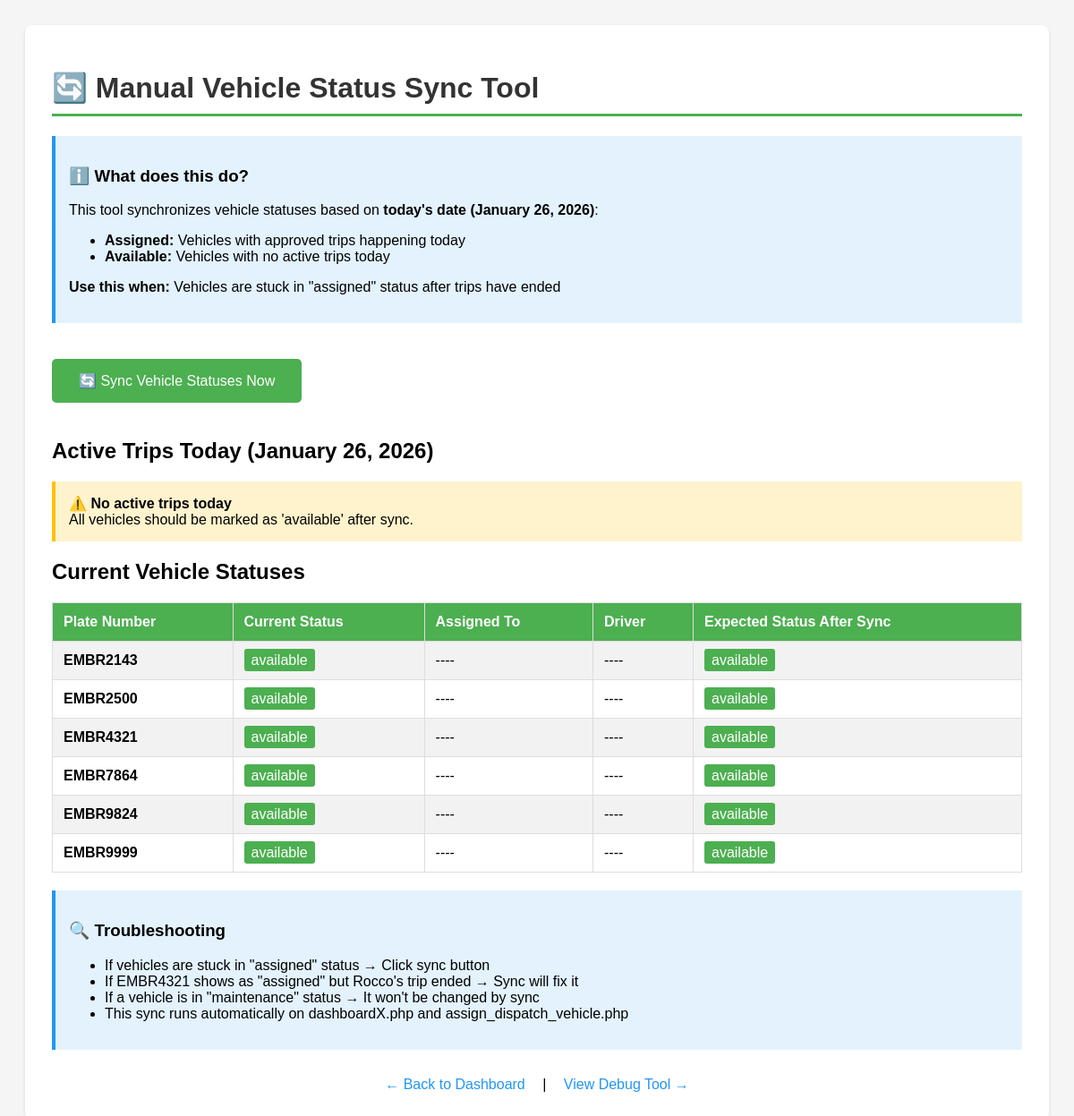
The page /sync_vehicles.php (signed in) on the database its author committed.
### tables this page shows
CREATE TABLE `vehicles` (
  `id` int(11) NOT NULL,
  `plate_number` varchar(20) NOT NULL,
  `driver_id` int(11) DEFAULT NULL,
  `make` varchar(100) DEFAULT NULL,
  `model` varchar(100) DEFAULT NULL,
  `type` varchar(100) DEFAULT NULL,
  `assigned_to` varchar(100) DEFAULT NULL,
  `status` enum('available','assigned','returning','maintenance','unavailable') DEFAULT 'available',
  `created_at` timestamp NOT NULL DEFAULT current_timestamp(),
  `return_date` datetime DEFAULT NULL,
  `returned_by` varchar(255) DEFAULT NULL
);

### sync_vehicles.php (the view, shortened to what this page needs)
<?php
require 'db.php';
$stmt = $pdo->query("SELECT * FROM vehicles ORDER BY plate_number ASC");
$vehicles = $stmt->fetchAll(PDO::FETCH_ASSOC);
$today = date('Y-m-d');
$stmt = $pdo->prepare("
    SELECT r.*, v.plate_number, u.name as requestor_name
    FROM requests r
    LEFT JOIN vehicles v ON v.id = r.assigned_vehicle_id
    LEFT JOIN users u ON u.id = r.user_id
    WHERE r.status = 'approved'
      AND r.assigned_vehicle_id IS NOT NULL
      AND COALESCE(r.departure_date, DATE(r.request_date)) <= :today
      AND COALESCE(r.return_date, r.departure_date, DATE(r.request_date)) >= :today
");
$stmt->execute([':today' => $today]);
$activeTrips = $stmt->fetchAll(PDO::FETCH_ASSOC);
?>
<!DOCTYPE html>
<html lang="en">
<head>
</head>
<body>
    <div class="container">
        <h1>🔄 Manual Vehicle Status Sync Tool</h1>
        <div class="info-box">
            <h3>ℹ️ What does this do?</h3>
            <p>This tool synchronizes vehicle statuses based on <strong>today's date (<?= date('F j, Y') ?>)</strong>:</p>
            <ul>
                <li><strong>Assigned:</strong> Vehicles with approved trips happening today</li>
                <li><strong>Available:</strong> Vehicles with no active trips today</li>
            </ul>
            <p><strong>Use this when:</strong> Vehicles are stuck in "assigned" status after trips have ended</p>
        </div>
        <form method="POST">
            <button type="submit" name="sync_now" class="sync-button">
                🔄 Sync Vehicle Statuses Now
            </button>
        </form>
        <h2>Active Trips Today (<?= date('F j, Y') ?>)</h2>
        <?php if (empty($activeTrips)): ?>
            <div class="warning-box">
                <strong>⚠️ No active trips today</strong><br>
                All vehicles should be marked as 'available' after sync.
            </div>
        <?php endif; ?>
        <h2>Current Vehicle Statuses</h2>
        <table>
            <tr>
                <th>Plate Number</th>
                <th>Current Status</th>
                <th>Assigned To</th>
                <th>Driver</th>
                <th>Expected Status After Sync</th>
            </tr>
            <?php foreach ($vehicles as $vehicle): ?>
                <?php
                $isInActiveTrip = false;
                $expectedStatus = $vehicle['status'];
                if ($vehicle['status'] !== 'maintenance') {
                    $expectedStatus = $isInActiveTrip ? 'assigned' : 'available';
                }
                $needsUpdate = ($vehicle['status'] !== $expectedStatus && $vehicle['status'] !== 'maintenance');
                ?>
                <tr style="<?= $needsUpdate ? 'background-color: #fff3cd;' : '' ?>">
                    <td><strong><?= htmlspecialchars($vehicle['plate_number']) ?></strong></td>
                    <td>
                        <span class="status-<?= $vehicle['status'] ?>">
                            <?= htmlspecialchars($vehicle['status']) ?>
                        </span>
                    </td>
                    <td><?= htmlspecialchars($vehicle['assigned_to'] ?? '----') ?></td>
                    <td><?= htmlspecialchars($vehicle['driver_name'] ?? '----') ?></td>
                    <td>
                        <span class="status-<?= $expectedStatus ?>">
                            <?= htmlspecialchars($expectedStatus) ?>
                        </span>
                    </td>
                </tr>
            <?php endforeach; ?>
        </table>
        <div class="info-box">
            <h3>🔍 Troubleshooting</h3>
            <ul>
                <li>If vehicles are stuck in "assigned" status → Click sync button</li>
                <li>If EMBR4321 shows as "assigned" but Rocco's trip ended → Sync will fix it</li>
                <li>If a vehicle is in "maintenance" status → It won't be changed by sync</li>
                <li>This sync runs automatically on dashboardX.php and assign_dispatch_vehicle.php</li>
            </ul>
        </div>
        <div style="margin-top: 30px; text-align: center;">
            <a href="dashboardX.php" style="color: #2196F3; text-decoration: none;">← Back to Dashboard</a>
            <span style="margin: 0 15px;">|</span>
            <a href="debug_vehicles.php" style="color: #2196F3; text-decoration: none;">View Debug Tool →</a>
        </div>
    </div>
</body>
</html>

### sync_vehicles.php (style rules this page uses)
body { font-family: Arial, sans-serif; padding: 20px; background-color: #f5f5f5; }
.container { max-width: 1200px; margin: 0 auto; background: white; padding: 30px; border-radius: 8px; box-shadow: 0 2px 4px rgba(0,0,0,0.1); }
h1 { color: #333; border-bottom: 3px solid #4CAF50; padding-bottom: 10px; }
.sync-button { background-color: #4CAF50; color: white; padding: 15px 30px; font-size: 16px; border: none; border-radius: 5px; cursor: pointer; margin: 20px 0; }
table { border-collapse: collapse; width: 100%; margin: 20px 0; }
th, td { border: 1px solid #ddd; padding: 12px; text-align: left; }
th { background-color: #4CAF50; color: white; }
tr:nth-child(even) { background-color: #f2f2f2; }
.status-available { background-color: #4CAF50; color: white; padding: 4px 8px; border-radius: 3px; }
.info-box { background-color: #e3f2fd; border-left: 4px solid #2196F3; padding: 15px; margin: 20px 0; }
.warning-box { background-color: #fff3cd; border-left: 4px solid #ffc107; padding: 15px; margin: 20px 0; }

### rows shown on the page
vehicles: plate_number "EMBR2143", status "available", assigned_to "----", driver_name "----", expectedStatus "available"
vehicles: plate_number "EMBR2500", status "available", assigned_to "----", driver_name "----", expectedStatus "available"
vehicles: plate_number "EMBR4321", status "available", assigned_to "----", driver_name "----", expectedStatus "available"
vehicles: plate_number "EMBR7864", status "available", assigned_to "----", driver_name "----", expectedStatus "available"
vehicles: plate_number "EMBR9824", status "available", assigned_to "----", driver_name "----", expectedStatus "available"
vehicles: plate_number "EMBR9999", status "available", assigned_to "----", driver_name "----", expectedStatus "available"
